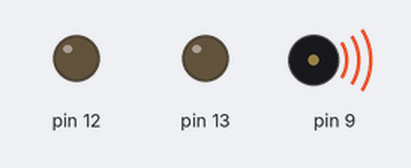
Bench run of a sketch on a simulated Arduino Uno, built with avr-gcc and run on an emulated ATmega328P. Shown: output pins drawn as LEDs (lit = HIGH), buzzer (waves = sounding).

Above: at 0.1 s.
Timing chart, 0 to 40.0 s (numbered marks = the images above):
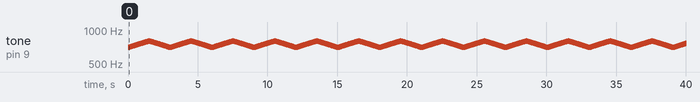

Measured:
- by itself, tone on pin 9: plays 700 Hz for 0.02 s, 701 Hz for 0.02 s, 702 Hz for 0.02 s, 703 Hz for 0.02 s, 704 Hz for 0.02 s, 705 Hz for 0.02 s … (2663 notes in this stretch)

The sketch:

CODE.ino
```cpp
int i=0;
void setup() {
  pinMode(9, OUTPUT);
  pinMode(13, OUTPUT);
  pinMode(12, OUTPUT);
}

void loop() {
  for(i=700;i<800;i++){
  tone(9,i);
  delay(15);
  }
  for(i=800;i>700;i--){
  tone(9,i);
  delay(15);
  }

  }
```
